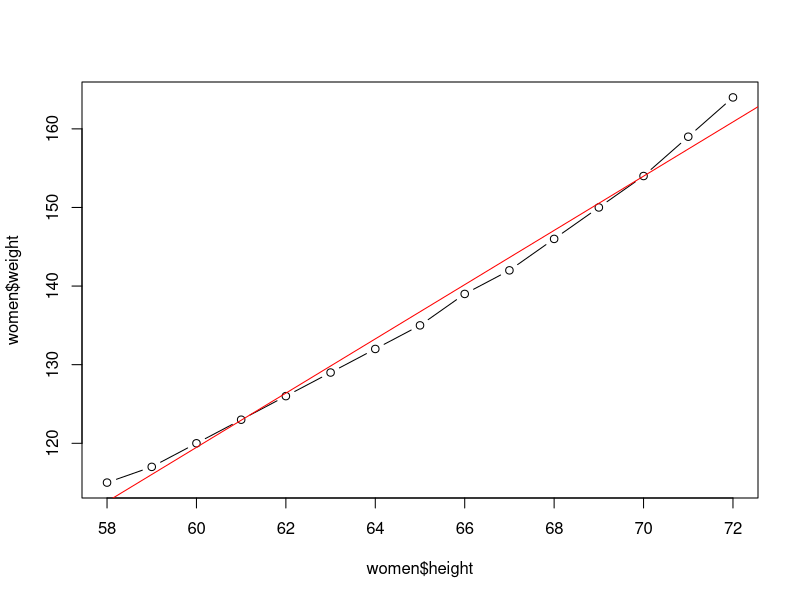

Generate this figure with R: (Note: this script raises an error after producing the figure.)
# Regression Analysis
# Simple Linear with 1 IV and 1 DV

data(women)
women
names(women)
str(women)

cov(women$height, women$weight)
#69 : which show positive relationship between height and weight

cor(women$height, women$weight)
#0.995 : which shows Strong and Positive relationship betw height & weight
0.995^2 # also equal R^2 value in this case (Simple Linear Regression)

plot(x=women$height, y=women$weight, type='b')
#lm( y ~ x , data)
abline(lm(weight ~ height, data=women), col='red')
names(women)  #x- IV, y -DV
fit1 = lm(weight ~ height, data=women)  # creating a model
summary(fit1)  #summary of the Model

#Ho: (F Test) : No relationship between Y and any X
#Ha:  There is relationship between Y and at least one X
# p < 0.05 Reject Ho in favour of Ha
#linear relationship between X & Y axist

attributes(fit1)  #output of model

#coefficients
coef(fit1)
#p values for b0 & b1 are significant as it is < 0.05
#pvalue1 = 1.71e-09 < 0.05
#pvalue2 = 1.09e-14 < 0.05

coef(fit1)
#Y = -87 + 3.4 * X  # no extrapolations
(Y = -87 + 3.4 * 20)  # weight cannot be negative
range(women$height)
(Y = -87 + 3.4 * 58)
(Y = -87 + 3.4 * 61.5)
(Y = -87 + 3.4 * 72)
range(women$height)
women


#R^2
(summary(fit1))$r.squared  #0.991
(summary(fit1))$adj.r.squared  #0.9903
#99% of variation in weight is explained by Height
#Good Linear Model for Prediction


#FStats : p value
(summary(fit1))$fstatistic 
#pvalue : 1.09e-14  < 0.05 : Model exists
#There is at least 1 IV which explains variation in Y (DV)


#Prediction : for height = 65, 66

(new1 = data.frame(height=c(65,66,66.5)))
new1
(p1=predict(fit1, newdata = new1))
cbind(new1, p1)
#136.7333 140.1833

(new2 = data.frame(height=c(60,69)))
(p2=predict(fit1, newdata = new2))
cbind(new2, p2)

?predict
predict(fit1, newdata = new1, interval='confidence')
predict(fit1, newdata = new1, interval='prediction')

women
women$weight
fitted(fit1) # predicted values of all original Xs
predict(fit1, newdata = data.frame(women$height)) # same as above for single X

new3 = data.frame(women$height)  # DF using height of original data
cbind(women, fitted(fit1), residuals(fit1))  # compare women, predicted, errors
residuals(fit1)  # diff between actual and predicted values of weight
summary(fit1)
summary(residuals(fit1))

plot(fit1)
cor(fitted(fit1), women$weight)
summary(fit1)
